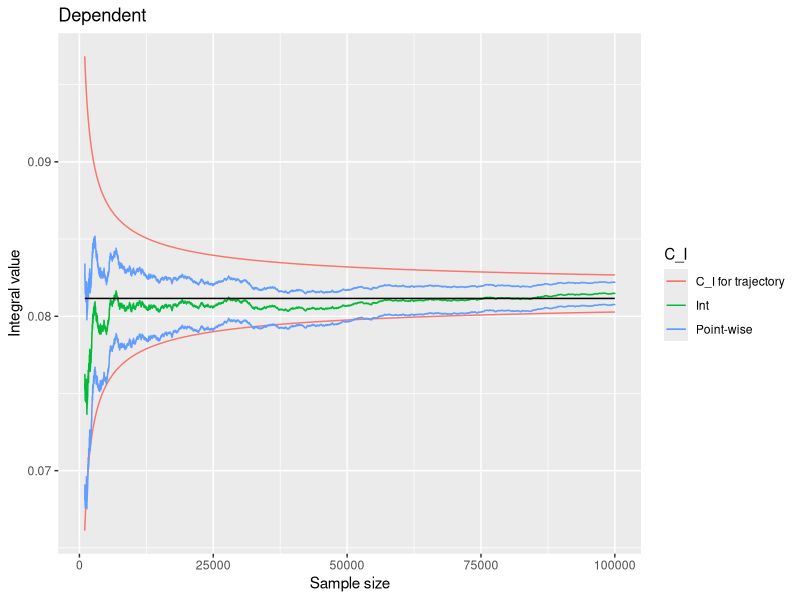
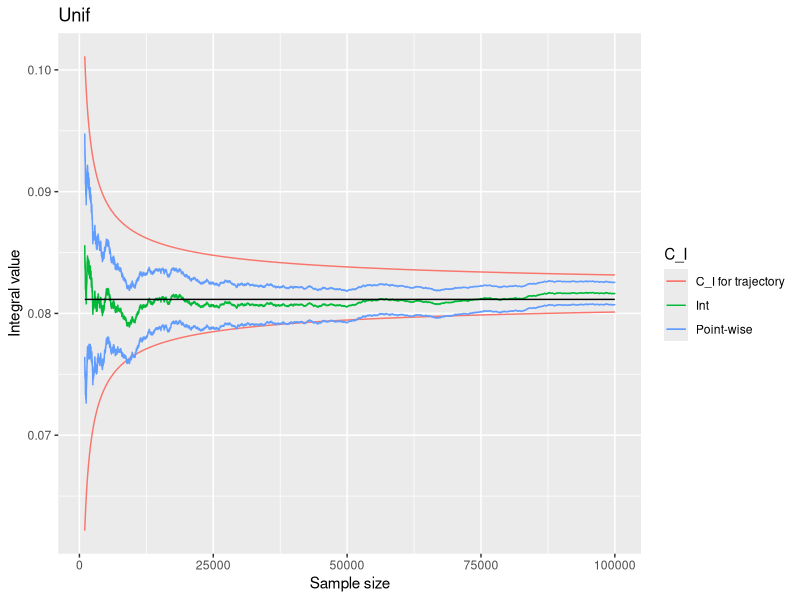
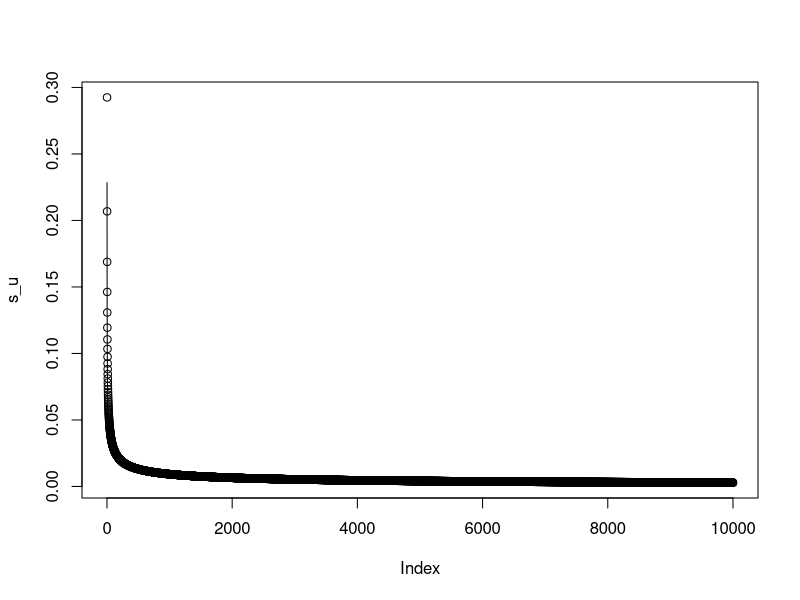
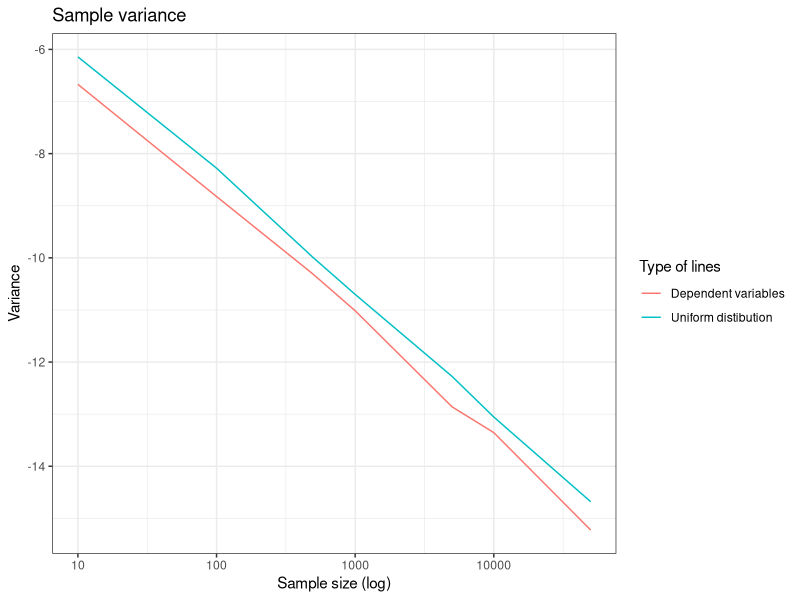

Generate these figures, in order, with R:
## ---- chunk 1
knitr::opts_chunk$set(echo = TRUE)
## ---- chunk 2
b <- 1
c <- 2
## ---- chunk 3
knitr::opts_chunk$set(echo = TRUE)
## ---- chunk 4
f_box <- function(x1, x2, x3)
  return (4*b* c / pi * (tan(x1))^2 / 
            (cos(x1) * x3)^2 *
            exp((tan(x1))^2 * (b^2 - b^2*(x2)^2 - (c)^2 * ((x3))^(-2))))
## ---- chunk 5
p <- function(x1) 
  return(dunif(x1, 0, pi/2))

generate_unif_new <- function(n) {
  x <- runif(n, 0, pi/2)
  y <- runif(n)
  z <- runif(n)

  return (f_box(x,y,z) / p(x))
}

J <- mean(generate_unif_new(1000000))

J

## ---- chunk 6
knitr::opts_chunk$set(echo = TRUE)
## ---- chunk 7
f <- function(x1, x2, x3)
  return(4/pi * exp(b^2 * x1^2 - x2^2 - x3^2))
## ---- chunk 8
dep_new <- function(x1, x2, x3) {
  xi <- dexp(x1, 1)
  eta <- dunif(x2, min = 0, max = b * x1)
  zeta <- dexp(x3, 1) * exp(c * x1)
  return(xi * eta * zeta)
}

simulate_new <- function(n) {
  x1 <- rexp(n, 1)
  xk <- runif(n, min = 0, max = 1)
  x2 <- xk * b * x1
  xs <- rexp(n, rate = 1)
  x3 <- c * x1 + xs
  
  return(f(x1,x2,x3) / dep_new(x1,x2,x3))
}

J <- mean(simulate_new(1000000))
J
## ---- chunk 9
u <- function(t){
  0.1+3.15*sqrt(t)
}

conf_int <- function(f, n){
  sample <- f(n)
  sequence <- seq(n)
  #
  t <- sequence/n
  x <- cumsum(sample)/sequence
  sd.mc <- sd(sample)
  s <- sd.mc*sqrt(n)*u(t)/floor(n*t)
  c_i_u <- x[n] + s 
  c_i_l <- x[n] - s
  #Поточечный
  alpha <- 0.05
  c_y <- qnorm(1-alpha/2)
  s <- sd.mc * c_y / sqrt(sequence)
  p_c_i_u <- x + s
  p_c_i_l <- x - s
  c_i <- data.frame(N = sequence, C_i_l = c_i_l, 
                              C_i_u =  c_i_u, 
                              Path = x,  
                              P_c_i_l = p_c_i_l, 
                              P_c_i_u = p_c_i_u)
  
  return(c_i)
}

conf.int <- conf_int(simulate_new, 100000)
library("ggplot2")

conf.int <- conf.int[-(1:1000),]

ggplot(conf.int, aes(N, C_i_l, group = 1)) + 
  geom_line(aes(color="C_I for trajectory")) +
  geom_line(data = conf.int, aes(N, C_i_u, color="C_I for trajectory"))+
  geom_line(data = conf.int, aes(N, Path, color="Int"))+
  geom_line(data = conf.int, aes(N, P_c_i_l, color="Point-wise"))+
  geom_line(data = conf.int, aes(N, P_c_i_u, color="Point-wise"))+
  geom_line(aes(N, 0.0811536))+
  labs(color="C_I") + 
  xlab("Sample size") +
  ylab("Integral value") + 
  ggtitle("Dependent") 

## ---- chunk 10
conf.int.unif <- conf_int(generate_unif_new, 100000)
library("ggplot2")

conf.int.unif <- conf.int.unif[-(1:1000),]

ggplot(conf.int.unif, aes(N, C_i_l, group = 1)) + 
  geom_line(aes(color="C_I for trajectory")) +
  geom_line(data = conf.int.unif, aes(N, C_i_u, color="C_I for trajectory"))+
  geom_line(data = conf.int.unif, aes(N, Path, color="Int"))+
  geom_line(data = conf.int.unif, aes(N, P_c_i_l, color="Point-wise"))+
  geom_line(data = conf.int.unif, aes(N, P_c_i_u, color="Point-wise"))+
    geom_line(aes(N, 0.0811536))+
  labs(color="C_I") + 
  xlab("Sample size") +
  ylab("Integral value") + 
  ggtitle("Unif") 
## ---- chunk 11
conf.int <- conf_int(simulate_new, 100000)
conf.int.unif <- conf_int(generate_unif_new, 100000)

conf_int_new<- function(f, n){
  sample <- f(n)
  sequence <- seq(n)
  #
  t <- sequence/n
  x <- cumsum(sample)/sequence
  sd.mc <- sd(sample)
  s <- sd.mc*sqrt(n)*u(t)/floor(n*t)

  #Поточечный
  alpha <- 0.05
  c_y <- qnorm(1-alpha/2)
  s1 <- sd.mc * c_y / sqrt(sequence)

  
  return(s1)
}

s_u <- conf_int_new(generate_unif_new, 10000)
s_d <- conf_int_new(simulate_new, 10000)
plot(s_u)
lines(s_d)
## ---- chunk 12
N <- c(10,100,500,1000,5000, 10000, 50000)
deviation.uniform <- rep(0,length(N))
deviation.dependent <- rep(0,length(N))
for(k in 1:length(N)){
  deviation.uniform[k] <- log(var(replicate(100, mean(generate_unif_new(N[k])))))
  deviation.dependent[k] <- log(var(replicate(100, mean(simulate_new(N[k])))))
}

deviation <- data.frame(N = N, deviation.dependent = deviation.dependent, deviation.uniform = deviation.uniform)

ggplot(deviation, aes(N, deviation.dependent, group = 1)) + 
  geom_line(aes(color="Dependent variables")) +
  geom_line(data = deviation, aes(N, deviation.uniform, color="Uniform distibution"))+
  labs(color="Type of lines") + 
  xlab("Sample size (log)") +
  ylab("Variance") + 
  ggtitle("Sample variance") +
  scale_x_log10()+
  theme_bw()
